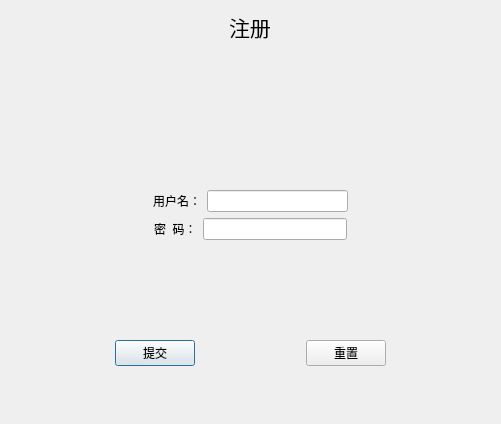
<?xml version="1.0" encoding="UTF-8"?>
<ui version="4.0">
 <class>Registe</class>
 <widget class="QDialog" name="Registe">
  <property name="geometry">
   <rect>
    <x>0</x>
    <y>0</y>
    <width>501</width>
    <height>424</height>
   </rect>
  </property>
  <property name="windowTitle">
   <string>注册</string>
  </property>
  <property name="styleSheet">
   <string notr="true">#Registe {
border-image: url(:/registe.jpg);
}</string>
  </property>
  <layout class="QGridLayout" name="gridLayout">
   <item row="0" column="0" alignment="Qt::AlignHCenter">
    <widget class="QLabel" name="label">
     <property name="font">
      <font>
       <family>AcadEref</family>
       <pointsize>16</pointsize>
      </font>
     </property>
     <property name="text">
      <string>注册</string>
     </property>
    </widget>
   </item>
   <item row="9" column="0">
    <spacer name="verticalSpacer_2">
     <property name="orientation">
      <enum>Qt::Vertical</enum>
     </property>
     <property name="sizeHint" stdset="0">
      <size>
       <width>20</width>
       <height>40</height>
      </size>
     </property>
    </spacer>
   </item>
   <item row="3" column="0">
    <spacer name="verticalSpacer">
     <property name="orientation">
      <enum>Qt::Vertical</enum>
     </property>
     <property name="sizeHint" stdset="0">
      <size>
       <width>20</width>
       <height>40</height>
      </size>
     </property>
    </spacer>
   </item>
   <item row="6" column="0">
    <spacer name="verticalSpacer_4">
     <property name="orientation">
      <enum>Qt::Vertical</enum>
     </property>
     <property name="sizeHint" stdset="0">
      <size>
       <width>20</width>
       <height>40</height>
      </size>
     </property>
    </spacer>
   </item>
   <item row="7" column="0">
    <spacer name="verticalSpacer_3">
     <property name="orientation">
      <enum>Qt::Vertical</enum>
     </property>
     <property name="sizeHint" stdset="0">
      <size>
       <width>20</width>
       <height>40</height>
      </size>
     </property>
    </spacer>
   </item>
   <item row="2" column="0">
    <spacer name="verticalSpacer_5">
     <property name="orientation">
      <enum>Qt::Vertical</enum>
     </property>
     <property name="sizeHint" stdset="0">
      <size>
       <width>20</width>
       <height>40</height>
      </size>
     </property>
    </spacer>
   </item>
   <item row="8" column="0">
    <layout class="QHBoxLayout" name="horizontalLayout">
     <item>
      <spacer name="horizontalSpacer">
       <property name="orientation">
        <enum>Qt::Horizontal</enum>
       </property>
       <property name="sizeHint" stdset="0">
        <size>
         <width>40</width>
         <height>20</height>
        </size>
       </property>
      </spacer>
     </item>
     <item>
      <widget class="QPushButton" name="SubmitPushButton">
       <property name="text">
        <string>提交</string>
       </property>
      </widget>
     </item>
     <item>
      <spacer name="horizontalSpacer_3">
       <property name="orientation">
        <enum>Qt::Horizontal</enum>
       </property>
       <property name="sizeHint" stdset="0">
        <size>
         <width>40</width>
         <height>20</height>
        </size>
       </property>
      </spacer>
     </item>
     <item>
      <widget class="QPushButton" name="resetPushButton">
       <property name="text">
        <string>重置</string>
       </property>
      </widget>
     </item>
     <item>
      <spacer name="horizontalSpacer_2">
       <property name="orientation">
        <enum>Qt::Horizontal</enum>
       </property>
       <property name="sizeHint" stdset="0">
        <size>
         <width>40</width>
         <height>20</height>
        </size>
       </property>
      </spacer>
     </item>
    </layout>
   </item>
   <item row="4" column="0">
    <layout class="QHBoxLayout" name="horizontalLayout_3">
     <item>
      <spacer name="horizontalSpacer_6">
       <property name="orientation">
        <enum>Qt::Horizontal</enum>
       </property>
       <property name="sizeHint" stdset="0">
        <size>
         <width>40</width>
         <height>20</height>
        </size>
       </property>
      </spacer>
     </item>
     <item>
      <widget class="QLabel" name="label_2">
       <property name="text">
        <string>用户名：</string>
       </property>
      </widget>
     </item>
     <item>
      <widget class="QLineEdit" name="newUsrNameLineEdit"/>
     </item>
     <item>
      <spacer name="horizontalSpacer_7">
       <property name="orientation">
        <enum>Qt::Horizontal</enum>
       </property>
       <property name="sizeHint" stdset="0">
        <size>
         <width>40</width>
         <height>20</height>
        </size>
       </property>
      </spacer>
     </item>
    </layout>
   </item>
   <item row="5" column="0">
    <layout class="QHBoxLayout" name="horizontalLayout_2">
     <item>
      <spacer name="horizontalSpacer_4">
       <property name="orientation">
        <enum>Qt::Horizontal</enum>
       </property>
       <property name="sizeHint" stdset="0">
        <size>
         <width>40</width>
         <height>20</height>
        </size>
       </property>
      </spacer>
     </item>
     <item>
      <widget class="QLabel" name="label_3">
       <property name="text">
        <string>密  码：</string>
       </property>
      </widget>
     </item>
     <item>
      <widget class="QLineEdit" name="newUsrPasswdLineEdit">
       <property name="echoMode">
        <enum>QLineEdit::Password</enum>
       </property>
      </widget>
     </item>
     <item>
      <spacer name="horizontalSpacer_5">
       <property name="orientation">
        <enum>Qt::Horizontal</enum>
       </property>
       <property name="sizeHint" stdset="0">
        <size>
         <width>40</width>
         <height>20</height>
        </size>
       </property>
      </spacer>
     </item>
    </layout>
   </item>
   <item row="1" column="0">
    <spacer name="verticalSpacer_6">
     <property name="orientation">
      <enum>Qt::Vertical</enum>
     </property>
     <property name="sizeHint" stdset="0">
      <size>
       <width>20</width>
       <height>40</height>
      </size>
     </property>
    </spacer>
   </item>
  </layout>
 </widget>
 <resources/>
 <connections/>
</ui>
